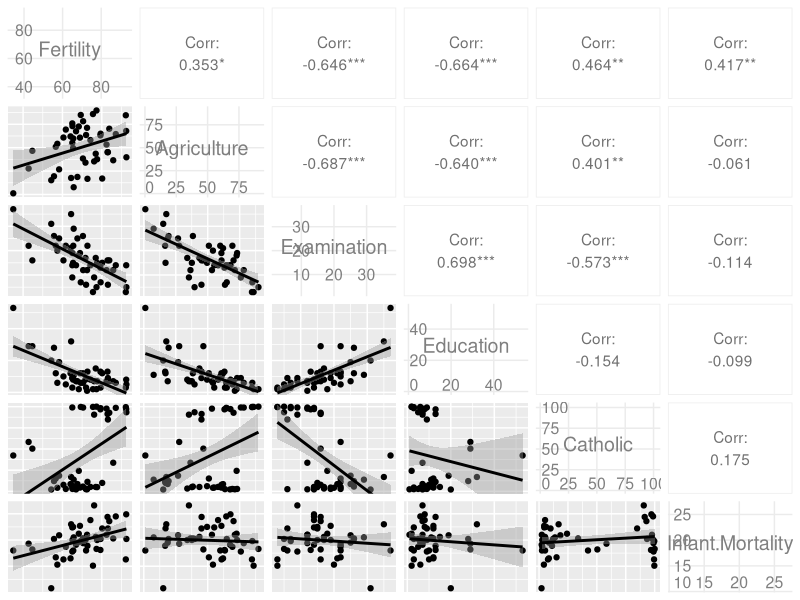
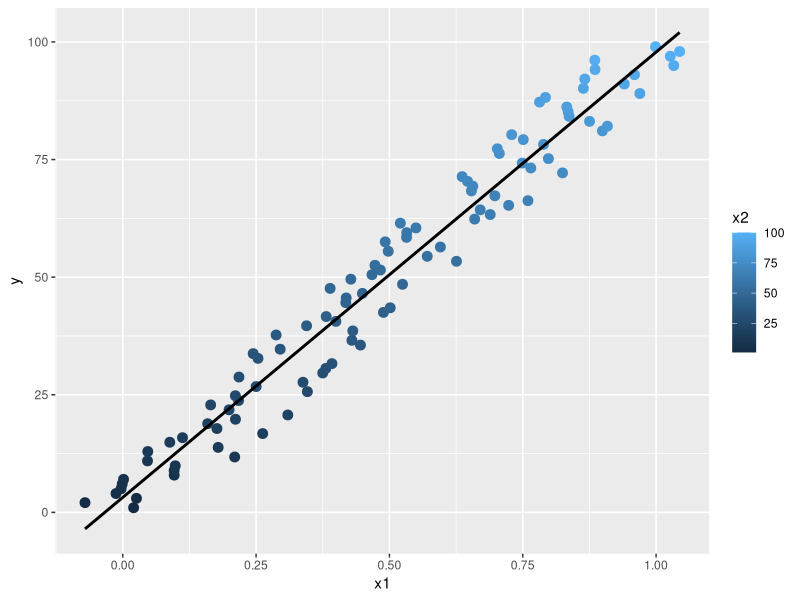
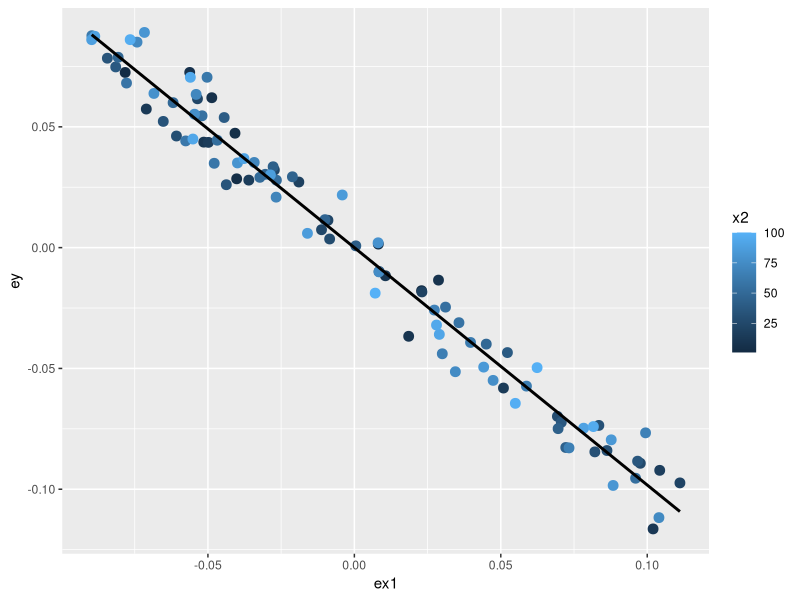
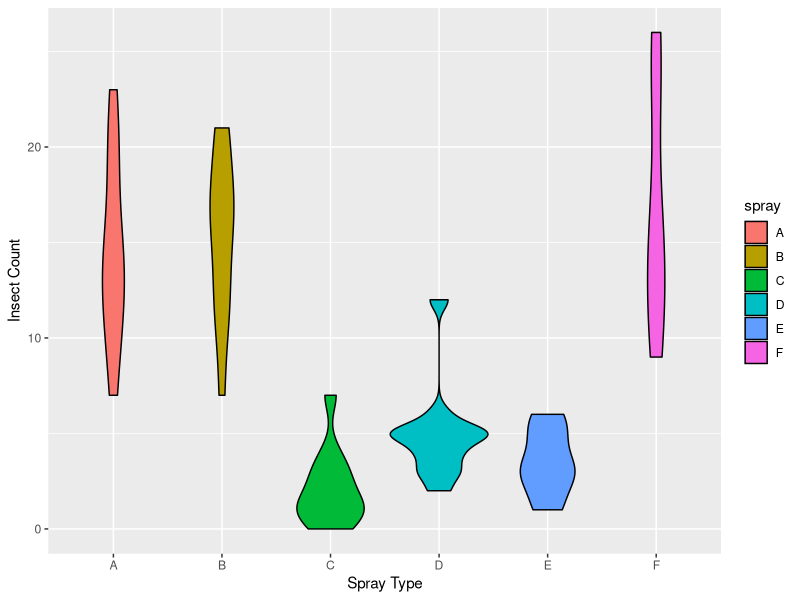
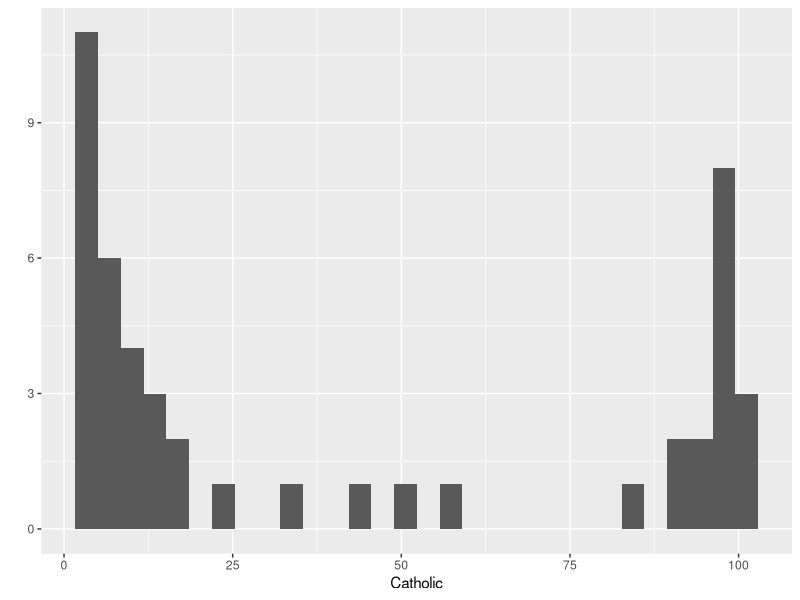
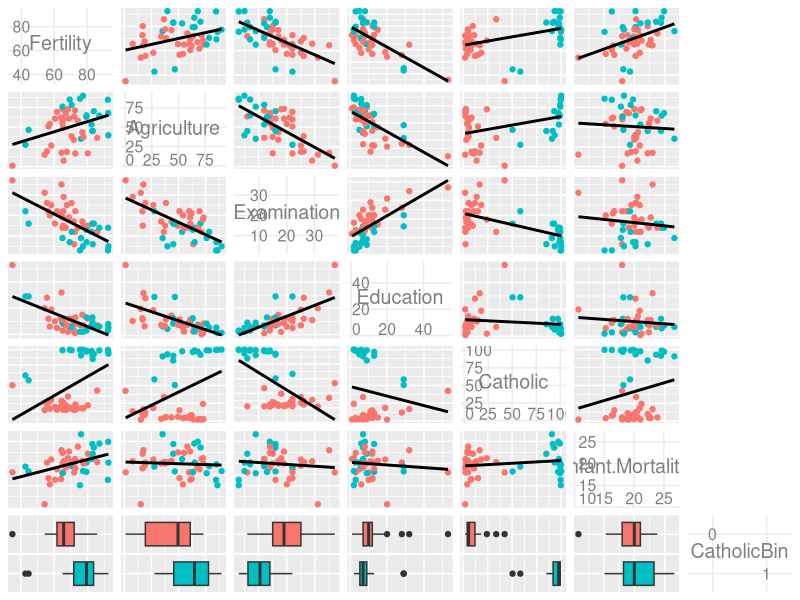
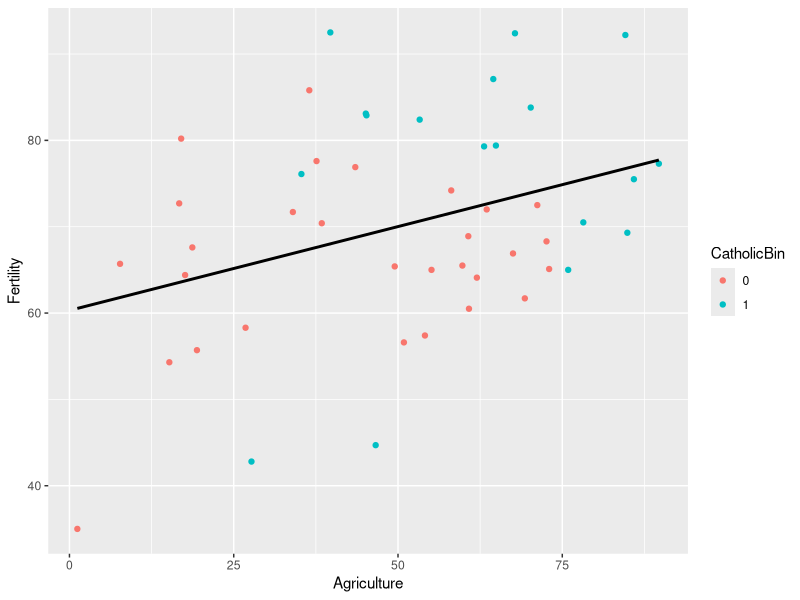
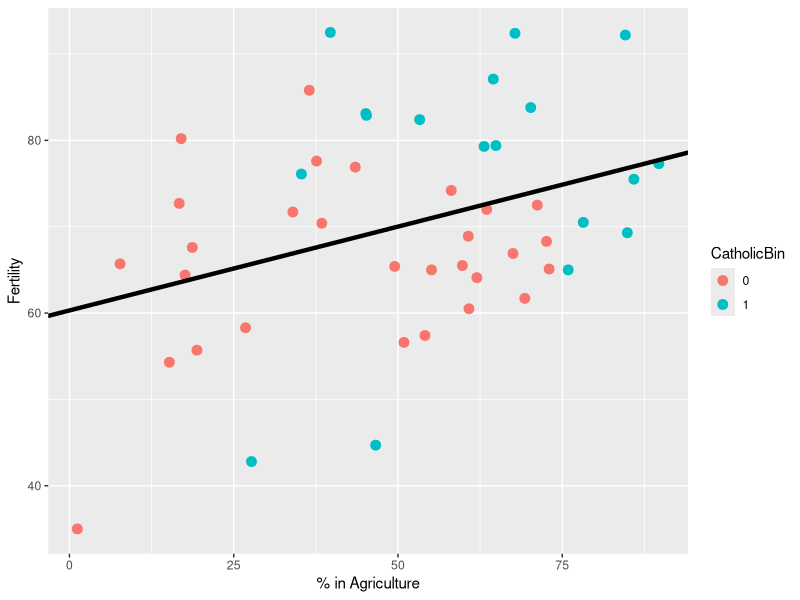

Write the R code that produced these figures, in order.
## ---- chunk 1
knitr::opts_chunk$set(echo = TRUE, fig.width = 10, fig.height = 5, fig.align = "center")
## ---- chunk 2
# first we make 3 predictors
n <- 100
x <- rnorm(n)
x2 <- rnorm(n)
x3 <- rnorm(n)

# y is this response, notice that the coefficients are all 1
y <- 1 + x + x2 + x3 + rnorm(n, sd = 0.1)

# lm contains an intercept by default, so now we get the residuals of y using the intercept, x2, and x3; not x
ey <- resid(lm(y ~ x2 + x3))

# same here, residuals of x using the intercept, x2, and x3
ex <- resid(lm(x ~ x2 + x3))

# this is the regression through the origin based on the residuals (beta1hat)
sum(ey * ex) / sum(ex^2)

# which is the same as the response in the Y residuals as a function of the X residuals (no intercept)
coef(lm(ey ~ ex - 1))

# this is the same as the model based on all 3 variables
coef(lm(y ~ x + x2 + x3))
## ---- chunk 3
library(datasets)
data("swiss")
str(swiss)
summary(swiss)
## ---- chunk 4
library(ggplot2)
library(GGally)
g <- ggpairs(swiss, lower = list(continuous = "smooth"), axisLabels = "internal")
g
## ---- chunk 5
summary(lm(Fertility ~ ., data = swiss))
## ---- chunk 6
summary(lm(Fertility ~ Agriculture, data = swiss))$coefficients
## ---- chunk 7
n <- 100

# think of x2 as being days from 1 to 100
x2 <- 1:n

# x1 is your bank account, increases w/ time, + some random spending
x1 <- 0.01 * x2 + runif(n, -0.1, 0.1)

# y is your happiness, increases with time, decreases with money, + randomness
y <- -x1 + x2 + rnorm(n, sd = 0.01)

summary(lm(y ~ x1))$coef
summary(lm(y ~ x1 + x2))$coef
## ---- chunk 8
dat <- data.frame(x1 = x1, x2 = x2, y = y, ey = resid(lm(y ~ x2)), ex1 = resid(lm(x1 ~ x2)))
g <- ggplot(dat, aes(x = x1, y = y, color = x2)) +
     geom_point(size = 3) +
     geom_smooth(method = "lm", se = FALSE, color = "black")
g
## ---- chunk 9
g2 <- ggplot(dat, aes(x = ex1, y = ey, color = x2)) +
     geom_point(size = 3) +
     geom_smooth(method = "lm", se = FALSE, color = "black")
g2
## ---- chunk 10
data("InsectSprays")
g <- ggplot(data = InsectSprays, aes(x = spray, y = count, fill = spray)) +
     geom_violin(color = "black") +
     xlab("Spray Type") + ylab("Insect Count")
g

fit <- lm(data = InsectSprays, count ~ spray)
summary(fit)
## ---- chunk 11
summary(lm(data = InsectSprays, count ~ spray - 1))
## ---- chunk 12
spray2 <- relevel(InsectSprays$spray, "C")
summary(lm(data = InsectSprays, count ~ spray2))$coef
## ---- chunk 13
data(swiss)
head(swiss)
library(dplyr)
qplot(data = swiss, Catholic)
## ---- chunk 14
swiss <- mutate(swiss, CatholicBin = as.factor(1*(Catholic > 50)))
head(swiss)
## ---- chunk 15
customizr <- function(data, mapping, method = "lm", ...) {
     ggplot(data = data, ...) +
          geom_point(mapping = mapping) +
          geom_smooth(mapping = mapping, method = method, color = "black", ...)
     }

g <- ggpairs(swiss, axisLabels = "internal",
             mapping = ggplot2::aes(color = CatholicBin, group = 1),
             upper = list(continuous = wrap(customizr, se = FALSE),
                          combo = "blank"),
             lower = list(continuous = wrap(customizr, se = FALSE),
                          combo = "box"))
g
## ---- chunk 16
getPlot(g, 1, 2)
## ---- chunk 17
fit1 <- lm(data = swiss, Fertility ~ Agriculture)
summary(fit1)
g <- ggplot(data = swiss, aes(Agriculture, Fertility, color = CatholicBin)) +
     xlab("% in Agriculture") + ylab("Fertility") +
     geom_point(size = 3)
g1 <- g + geom_abline(intercept = coef(fit1)[1], slope = coef(fit1)[2], size = 1.5)
g1
## ---- chunk 18
fit2 <- lm(data = swiss, Fertility ~ Agriculture + CatholicBin)
summary(fit2)
g2 <- g + geom_abline(intercept = coef(fit2)[1], slope = coef(fit2)[2], size = 1.5) +
     geom_abline(intercept = coef(fit2)[1] + coef(fit2)[3], slope = coef(fit2)[2], size = 1.5)
g2
## ---- chunk 19
fit3 <- lm(data = swiss, Fertility ~ Agriculture * CatholicBin)
summary(fit3)
g3 <- g + geom_abline(intercept = coef(fit3)[1], slope = coef(fit3)[2], size = 1.5) +
     geom_abline(intercept = coef(fit3)[1] + coef(fit3)[3], slope = coef(fit3)[2] + coef(fit3)[4], size = 1.5)
g3
## ---- chunk 20
g4 <- g + geom_smooth(method = "lm", se = FALSE)
g4
## ---- chunk 21
n <- 100
t <- rep(c(0, 1), c(n/2, n/2))
x <- c(runif(n/2), runif(n/2))
c <- factor(t)
beta0 <- 0
beta1 <- 2
tau <- 1
sigma <- .2
y <- beta0 + x*beta1 + t*tau + rnorm(n, sd = sigma)
fit1 <- lm(y ~ x)
fit2 <- lm(y ~ x + t)
q <- qplot(x, y, fill = c, geom = "blank") +
     geom_abline(intercept = coef(fit1)[1], slope = coef(fit1)[2]) +
     geom_hline(yintercept = mean(y[1:(n/2)]), size = 1.5) +
     geom_hline(yintercept = mean(y[(n/2 + 1) : n]), size = 1.5)

q <- q + geom_abline(intercept = coef(fit2)[1], slope = coef(fit2)[2], size = 1.5) +
     geom_abline(intercept = coef(fit2)[1] + coef(fit2)[3], slope = coef(fit2)[2], size = 1.5) +
     geom_point(size = 3, shape = 21)
q
## ---- chunk 22
n <- 100
t <- rep(c(0, 1), c(n/2, n/2))
x <- c(runif(n/2), 1.5 + runif(n/2))
c <- factor(t)
beta0 <- 0
beta1 <- 2
tau <- 0
sigma <- .2
y <- beta0 + x * beta1 + t * tau + rnorm(n, sd = sigma)
fit1 <- lm(y ~ x)
fit2 <- lm(y ~ x + t)

q <- qplot(x, y, fill = c, geom = "blank") +
     geom_abline(intercept = coef(fit1)[1], slope = coef(fit1)[2]) +
     geom_hline(yintercept = mean(y[1 : (n/2)]), size = 1.5) +
     geom_hline(yintercept = mean(y[(n/2 + 1) : n]), size = 1.5)

q <- q + geom_abline(intercept = coef(fit2)[1], slope = coef(fit2)[2], size = 1.5) +
     geom_abline(intercept = coef(fit2)[1] + coef(fit2)[3], slope = coef(fit2)[2], size = 1.5) +
     geom_point(size = 3, shape = 21)
q
## ---- chunk 23
n <- 100
t <- rep(c(0, 1), c(n/2, n/2))
x <- c(runif(n/2), .9 + runif(n/2))
c <- factor(t)
beta0 <- 0
beta1 <- 2
tau <- -1
sigma <- .2
y <- beta0 + x * beta1 + t * tau + rnorm(n, sd = sigma)
fit1 <- lm(y ~ x)
fit2 <- lm(y ~ x + t)

q <- qplot(x, y, fill = c, geom = "blank") +
     geom_abline(intercept = coef(fit1)[1], slope = coef(fit1)[2]) +
     geom_hline(yintercept = mean(y[1 : (n/2)]), size = 1.5) +
     geom_hline(yintercept = mean(y[(n/2 + 1) : n]), size = 1.5)

q <- q + geom_abline(intercept = coef(fit2)[1], slope = coef(fit2)[2], size = 1.5) +
     geom_abline(intercept = coef(fit2)[1] + coef(fit2)[3], slope = coef(fit2)[2], size = 1.5) +
     geom_point(size = 3, shape = 21)
q

## ---- chunk 24
n <- 100
t <- rep(c(0, 1), c(n/2, n/2))
x <- c(0.5 + runif(n/2), runif(n/2))
c <- factor(t)
beta0 <- 0
beta1 <- 2
tau <- 1
sigma <- .2
y <- beta0 + x * beta1 + t * tau + rnorm(n, sd = sigma)
fit1 <- lm(y ~ x)
fit2 <- lm(y ~ x + t)

q <- qplot(x, y, fill = c, geom = "blank") +
     geom_abline(intercept = coef(fit1)[1], slope = coef(fit1)[2]) +
     geom_hline(yintercept = mean(y[1 : (n/2)]), size = 1.5) +
     geom_hline(yintercept = mean(y[(n/2 + 1) : n]), size = 1.5)

q <- q + geom_abline(intercept = coef(fit2)[1], slope = coef(fit2)[2], size = 1.5) +
     geom_abline(intercept = coef(fit2)[1] + coef(fit2)[3], slope = coef(fit2)[2], size = 1.5) +
     geom_point(size = 3, shape = 21)
q
## ---- chunk 25
n <- 100
t <- rep(c(0, 1), c(n/2, n/2))
x <- c(runif(n/2, -1, 1), runif(n/2, -1, 1))
c <- factor(t)
beta0 <- 0
beta1 <- 2
tau <- 0
tau1 <- -4
sigma <- .2
y <- beta0 + x * beta1 + t * tau + t * x * tau1 + rnorm(n, sd = sigma)
fit1 <- lm(y ~ x)
fit2 <- lm(y ~ x + t + I(x * t))

q <- qplot(x, y, fill = c, geom = "blank") +
     geom_abline(intercept = coef(fit1)[1], slope = coef(fit1)[2]) +
     geom_hline(yintercept = mean(y[1 : (n/2)]), size = 1.5) +
     geom_hline(yintercept = mean(y[(n/2 + 1) : n]), size = 1.5)

q <- q + geom_abline(intercept = coef(fit2)[1], slope = coef(fit2)[2], size = 1.5) +
     geom_abline(intercept = coef(fit2)[1] + coef(fit2)[3], slope = coef(fit2)[2] + coef(fit2)[4], size = 1.5) +
     geom_point(size = 3, shape = 21)
q

## ---- chunk 26
p <- 1
n <- 100
x2 <- runif(n)
x1 <- p * runif(n) - (1 - p) * x2
beta0 <- 0
beta1 <- 1
tau <- 4
sigma <- 0.01
y <- beta0 + x1 * beta1 + tau * x2 + rnorm(n, sd = sigma)
fit1 <- lm(y ~ x1)
fit2 <- lm(y ~ x2)

q <- qplot(x1, y, fill = x2, geom = "blank") +
     geom_abline(intercept = coef(fit1)[1], slope = coef(fit1)[2], size = 1.5) +
     geom_point(size = 3, shape = 21)
q
## ---- chunk 27
fit <- lm(resid(lm(x1 ~ x2)) ~ resid(lm(y ~ x2)))
qplot(resid(lm(x1 ~ x2)), resid(lm(y ~ x2)), fill = x2, geom = "blank") +
     geom_point(shape = 21, size = 3) +
     geom_abline(intercept = coef(fit)[1], slope = coef(fit)[2], size = 1.5)
## ---- chunk 28
n <- 2
x <- rnorm(n * 100, sd = 1)
y <- x + rnorm(n * 100, sd = 0.25)
fit <- lm(y ~ x)
g <- ggplot(data.frame(x = x, y = y), aes(x, y)) +
     geom_abline(intercept = coef(fit)[1], slope = coef(fit)[2]) +
          geom_point(shape = 21, fill = "lightblue", size = 3)
px <- c(0,5,0,5)
py <- c(0,0,5,5)
text = c("lo lev, lo inf", "lo lev, hi inf", "hi lev, hi inf", "hi lev, lo inf")
df <- data.frame(px = px, py = py, text = text)
g <- g + geom_point(data = df, aes(px, py, label = text), size = 4, shape = 21, fill = "red")
# + geom_text(data = df, aes(px, py, label = text))
g
## ---- chunk 29
?influence.measures
## ---- chunk 30
n <- 100
x <- rnorm(n, sd = 2)
y <- rnorm(n, sd = 2)
x[1] <- 10
y[1] <- 10
ggplot(data.frame(x = x, y = y), aes(x, y)) +
     geom_point(shape = 21, fill = "lightblue", size = 3) +
     geom_smooth(method = "lm", se = FALSE, color = "black")
## ---- chunk 31
fit <- lm(y ~ x)
head(dffits(fit))
head(dfbetas(fit))
head(hatvalues(fit))

# fuck it, do it live
# head(influence.measures(fit)$infmat)
## ---- chunk 32
n <- 100
x <- rnorm(n, sd = 1)
y <- x + rnorm(n, sd = 0.25)
x[1] <- 5
y[1] <- 5
ggplot(data.frame(x = x, y = y), aes(x, y)) +
     geom_point(shape = 21, fill = "lightblue", size = 3) +
     geom_smooth(method = "lm", se = FALSE, color = "black")
## ---- chunk 33
fit <- lm(y ~ x)
head(dffits(fit))
head(dfbetas(fit))
head(hatvalues(fit))
## ---- chunk 34
data(swiss)
par(mfrow = c(2, 2))
fit <- lm(data = swiss, Fertility ~ .)
plot(fit)
## ---- chunk 35
n <- 100
nosim <- 1000
x1 <- rnorm(n)
x2 <- rnorm(n)
x3 <- rnorm(n)
betas <- sapply(1:nosim, function(i){
     y <- x1 + rnorm(n, sd = 0.3)
     c(coef(lm(y ~ x1))[2],
       coef(lm(y ~ x1 + x2))[2],
       coef(lm(y ~ x1 + x2 + x3))[2])
})
round(apply(betas, 1, sd), 5)
## ---- chunk 36
n <- 100
nosim <- 1000
x1 <- rnorm(n)
x2 <- x1/sqrt(2) + rnorm(n)/sqrt(2)
x3 <- x1 * 0.95 + rnorm(n) * sqrt(1 - 0.95^2)
betas <- sapply(1:nosim, function(i){
     y <- x1 + rnorm(n, sd = 0.3)
     c(coef(lm(y ~ x1))[2],
       coef(lm(y ~ x1 + x2))[2],
       coef(lm(y ~ x1 + x2 + x3))[2])
})
round(apply(betas, 1, sd), 5)
## ---- chunk 37
library(car)
data(swiss)
fit <- lm(data = swiss, Fertility ~ .)
vif(fit)
sqrt(vif(fit)) # standard deviation inflation
## ---- chunk 38
fit1 <- lm(data = swiss, Fertility ~ Agriculture)
fit2 <- update(fit, Fertility ~ Agriculture + Examination + Education)
fit3 <- update(fit, Fertility ~ Agriculture + Examination + Education + Catholic + Infant.Mortality)
anova(fit1, fit2, fit3)
